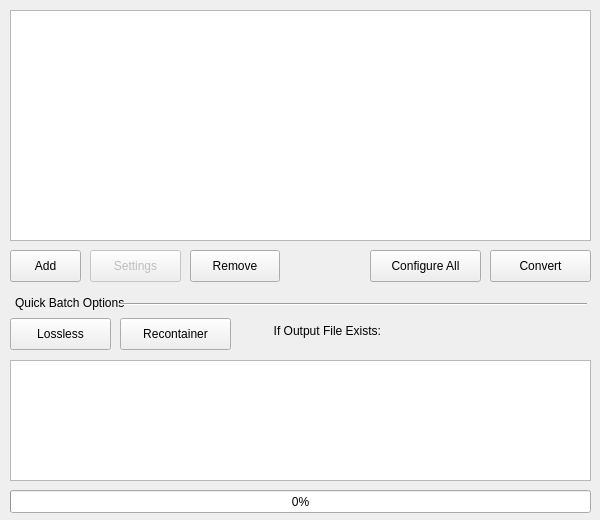
<?xml version="1.0" encoding="UTF-8"?>
<ui version="4.0">
 <class>AMVtool</class>
 <widget class="QMainWindow" name="AMVtool">
  <property name="geometry">
   <rect>
    <x>0</x>
    <y>0</y>
    <width>600</width>
    <height>520</height>
   </rect>
  </property>
  <property name="minimumSize">
   <size>
    <width>600</width>
    <height>520</height>
   </size>
  </property>
  <property name="maximumSize">
   <size>
    <width>600</width>
    <height>520</height>
   </size>
  </property>
  <property name="acceptDrops">
   <bool>false</bool>
  </property>
  <property name="windowTitle">
   <string>AMVtool (Beta 3)</string>
  </property>
  <widget class="QWidget" name="centralWidget">
   <widget class="QListWidget" name="fileList">
    <property name="geometry">
     <rect>
      <x>10</x>
      <y>10</y>
      <width>581</width>
      <height>231</height>
     </rect>
    </property>
    <property name="dragEnabled">
     <bool>false</bool>
    </property>
   </widget>
   <widget class="QPushButton" name="addFiles">
    <property name="geometry">
     <rect>
      <x>10</x>
      <y>250</y>
      <width>71</width>
      <height>32</height>
     </rect>
    </property>
    <property name="text">
     <string>Add</string>
    </property>
   </widget>
   <widget class="QPushButton" name="convertFiles">
    <property name="geometry">
     <rect>
      <x>490</x>
      <y>250</y>
      <width>101</width>
      <height>32</height>
     </rect>
    </property>
    <property name="text">
     <string>Convert</string>
    </property>
   </widget>
   <widget class="QPushButton" name="removeFiles">
    <property name="geometry">
     <rect>
      <x>190</x>
      <y>250</y>
      <width>90</width>
      <height>32</height>
     </rect>
    </property>
    <property name="text">
     <string>Remove</string>
    </property>
   </widget>
   <widget class="QTextEdit" name="textEdit">
    <property name="enabled">
     <bool>true</bool>
    </property>
    <property name="geometry">
     <rect>
      <x>10</x>
      <y>360</y>
      <width>581</width>
      <height>121</height>
     </rect>
    </property>
   </widget>
   <widget class="QPushButton" name="configEncSettings">
    <property name="enabled">
     <bool>false</bool>
    </property>
    <property name="geometry">
     <rect>
      <x>90</x>
      <y>250</y>
      <width>91</width>
      <height>32</height>
     </rect>
    </property>
    <property name="text">
     <string>Settings</string>
    </property>
   </widget>
   <widget class="QProgressBar" name="progressBar">
    <property name="geometry">
     <rect>
      <x>10</x>
      <y>490</y>
      <width>581</width>
      <height>23</height>
     </rect>
    </property>
    <property name="value">
     <number>0</number>
    </property>
    <property name="textVisible">
     <bool>true</bool>
    </property>
   </widget>
   <widget class="QPushButton" name="configAll">
    <property name="geometry">
     <rect>
      <x>370</x>
      <y>250</y>
      <width>111</width>
      <height>32</height>
     </rect>
    </property>
    <property name="text">
     <string>Configure All</string>
    </property>
   </widget>
   <widget class="QPushButton" name="recontainerAll">
    <property name="enabled">
     <bool>true</bool>
    </property>
    <property name="geometry">
     <rect>
      <x>120</x>
      <y>318</y>
      <width>111</width>
      <height>32</height>
     </rect>
    </property>
    <property name="text">
     <string>Recontainer</string>
    </property>
   </widget>
   <widget class="QPushButton" name="lossless">
    <property name="geometry">
     <rect>
      <x>10</x>
      <y>318</y>
      <width>101</width>
      <height>32</height>
     </rect>
    </property>
    <property name="text">
     <string>Lossless</string>
    </property>
   </widget>
   <widget class="QLabel" name="batchOptions">
    <property name="geometry">
     <rect>
      <x>15</x>
      <y>290</y>
      <width>131</width>
      <height>26</height>
     </rect>
    </property>
    <property name="text">
     <string>Quick Batch Options</string>
    </property>
   </widget>
   <widget class="QLabel" name="fileExists">
    <property name="geometry">
     <rect>
      <x>250</x>
      <y>318</y>
      <width>131</width>
      <height>26</height>
     </rect>
    </property>
    <property name="layoutDirection">
     <enum>Qt::LeftToRight</enum>
    </property>
    <property name="text">
     <string>If Output File Exists:</string>
    </property>
    <property name="alignment">
     <set>Qt::AlignRight|Qt::AlignTrailing|Qt::AlignVCenter</set>
    </property>
   </widget>
   <widget class="Line" name="line">
    <property name="geometry">
     <rect>
      <x>120</x>
      <y>303</y>
      <width>467</width>
      <height>3</height>
     </rect>
    </property>
    <property name="orientation">
     <enum>Qt::Horizontal</enum>
    </property>
   </widget>
   <widget class="QWidget" name="layoutWidget">
    <property name="geometry">
     <rect>
      <x>389</x>
      <y>320</y>
      <width>201</width>
      <height>21</height>
     </rect>
    </property>
    <layout class="QHBoxLayout" name="ifExists">
     <property name="leftMargin">
      <number>0</number>
     </property>
     <item>
      <widget class="QRadioButton" name="ask">
       <property name="text">
        <string>Ask</string>
       </property>
       <property name="checked">
        <bool>true</bool>
       </property>
      </widget>
     </item>
     <item>
      <widget class="QRadioButton" name="overwrite">
       <property name="enabled">
        <bool>true</bool>
       </property>
       <property name="text">
        <string>Overwrite</string>
       </property>
      </widget>
     </item>
     <item>
      <widget class="QRadioButton" name="skip">
       <property name="text">
        <string>Skip</string>
       </property>
      </widget>
     </item>
    </layout>
   </widget>
  </widget>
 </widget>
 <layoutdefault spacing="6" margin="11"/>
 <resources/>
 <connections/>
</ui>
